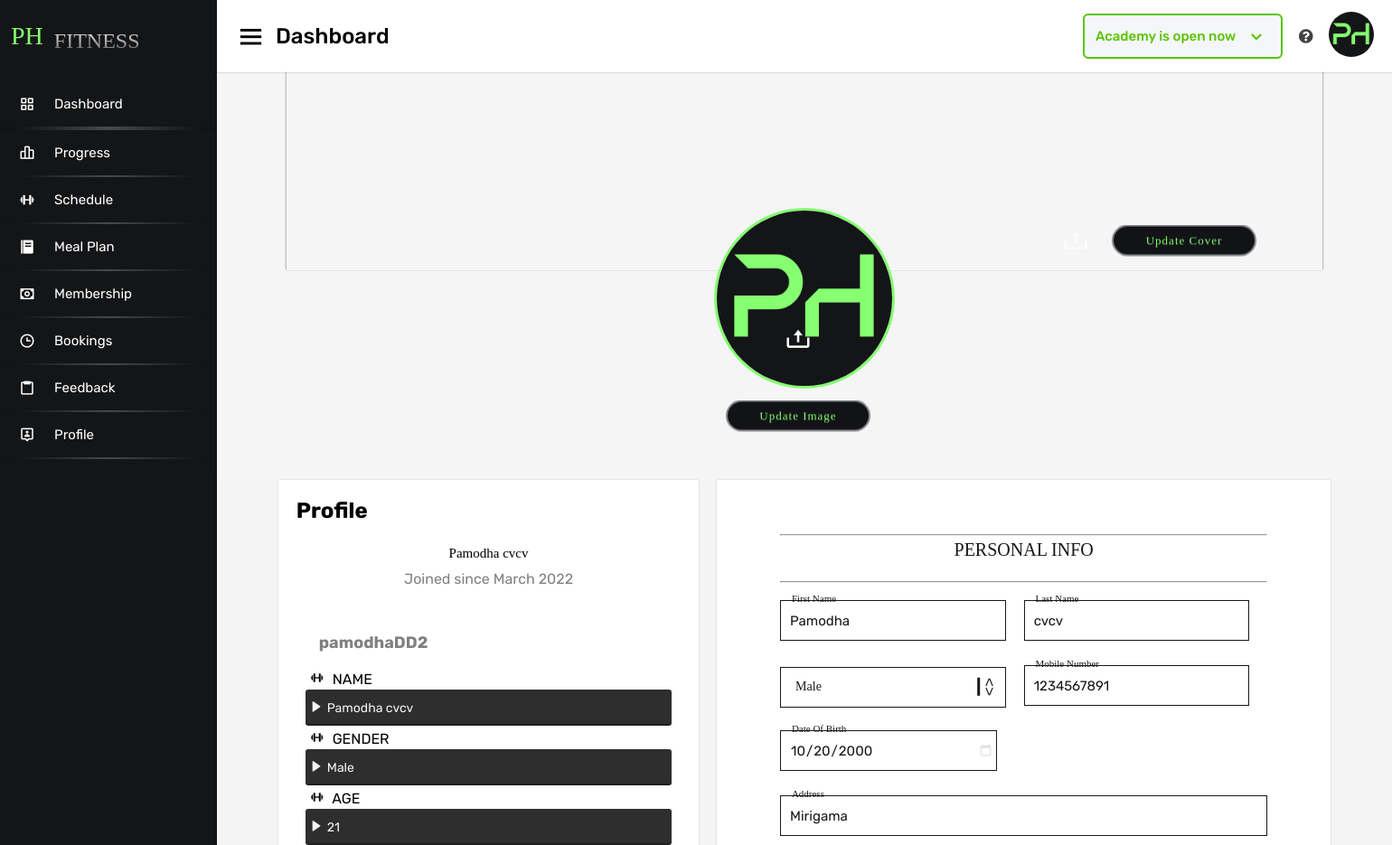
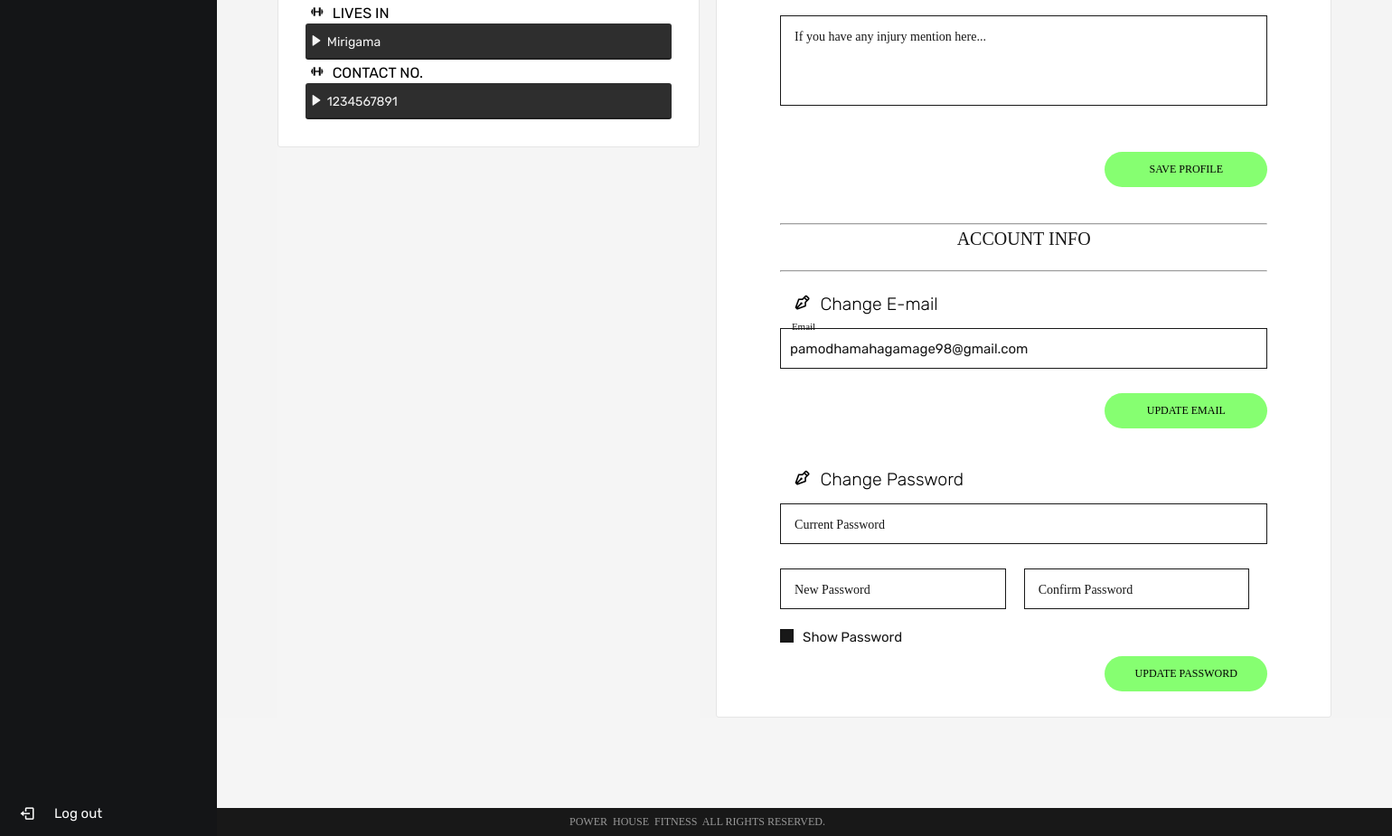
The app's page /member/profile.php (signed in) with its own data (2 pictures, top to bottom).
### tables this page shows
CREATE TABLE `member` (
  `member_id` int(4) NOT NULL,
  `username` varchar(255) NOT NULL,
  `f_name` varchar(255) NOT NULL,
  `l_name` varchar(255) NOT NULL,
  `address` varchar(255) NOT NULL,
  `phone_no` int(10) NOT NULL,
  `dob` date NOT NULL,
  `gender` varchar(10) NOT NULL,
  `injuries` varchar(255) NOT NULL,
  `assign_trainer` int(1) NOT NULL,
  `joined_date` timestamp NOT NULL DEFAULT current_timestamp(),
  `image` text NOT NULL DEFAULT 'default.jpg',
  `cover_image` text NOT NULL DEFAULT 'default_cover.jpg'
);

CREATE TABLE `users` (
  `password` varchar(255) NOT NULL,
  `username` varchar(255) NOT NULL,
  `email` varchar(255) NOT NULL,
  `user_type` varchar(255) NOT NULL
);

### member/profile.php (the view, shortened to what this page needs)
<?php
    $username = $_SESSION['username'];
?>
<!DOCTYPE html>
<html lang="en" dir="ltr">
<head>
    <link rel="stylesheet" href="../admin/css/profile.css">
    <link rel="stylesheet" href="css/footer.css">
    <link rel="stylesheet" href="../admin/css/profedit.css">
    <link rel="stylesheet" href="https://use.fontawesome.com/releases/v5.15.4/css/all.css">
    <link href='https://unpkg.com/boxicons@2.0.7/css/boxicons.min.css' rel='stylesheet'>
</head>
<body>
    <?php include "includes/sidebar.php" ?>
    <section class="home-section">
        <?php include "includes/header.php" ?>
        <?php
            $query1 = "SELECT * FROM member WHERE username = '".$username."'";
            $result1 = mysqli_query($conn, $query1);
            $row1 = mysqli_fetch_assoc($result1);
            $f_name = $row1['f_name'];
            $l_name = $row1['l_name'];
            if($row1['gender'] == 'male' ){
                $gender = 'Male';
            }else{
                $gender = 'Female';
            }
            $p_no = $row1['phone_no'];
            $address = $row1['address'];
            $injuries = $row1['injuries'];
            $dob = $row1['dob'];
            $today = date("Y-m-d");
            $diff = date_diff(date_create($dob), date_create($today));
            $join_date = strtotime($row1['joined_date']);
            $formatted_date = date("F Y", $join_date);
            $query3 = "SELECT email FROM users WHERE username = '".$username."'";
            $result3 = mysqli_query($conn, $query3);
            $row3 = mysqli_fetch_assoc($result3);
            $email = $row3['email'];
        ?>
        <div class="home-content">
            <div class="cover">
                <?php
                    $image_select1 = "SELECT cover_image FROM member WHERE username='$username'";
                    $result1 = mysqli_query($conn, $image_select1);
                    $image_row1 = mysqli_fetch_assoc($result1);
                    $cover = $image_row1['cover_image'];
                ?>
                <img src="media/<?php echo $cover ?>" alt="">
            </div>
            <div class="overlayy">
                <form class="hid_form" action='profile-image-change.php?username= '$username method='post' enctype='multipart/form-data'>
                    <label id='update_profile2'> <i class='bx bx-upload ccc'></i>
                    </label><br><br><br><br>
                    <button id='button_profile1' name='update-cover' class='upp2'>Update Cover</button>
                </form>
            </div>
            <div class="profile-img">
                <?php
                    $image_select = "SELECT image FROM member WHERE username='$username'";
                    $result2 = mysqli_query($conn, $image_select);
                    $image_row = mysqli_fetch_assoc($result2);
                    $avatar = $image_row['image'];
                ?>
                <img src="media/members/<?php echo $avatar ?>" alt="">
                <div class="overlay">
                    <form class="hid_form" action='profile-image-change.php?username='$username method='post' enctype='multipart/form-data'>
                        <label id='update_profile'> <i class='bx bx-upload'></i>
                        </label><br><br><br><br>
                        <button id='button_profile2' name='update' class='upp2'>Update Image</button>
                    </form>
                </div>
            </div>
        </div>
        <div class="dwnpart">
            <div class="vboderdivider"></div>
            <div class="lsd">
                <div class="note2"><h1>Profile</h1></div>
                <div class="con1">
                    <div class="profcov">
                        <div class="aper">
                            <div class="fulname">
                                <p><?php echo $f_name." ".$l_name ?></p>
                            </div>
                            <div class="joined-date">
                                <p>Joined since <?php echo $formatted_date ?></p>
                            </div>
                        </div>
                    </div>
                </div>
                <div class="con1">
                    <div class="profcov2">
                        <div class="aper">
                            <div class="covuname">
                                <p><?php echo $username ?></p>
                            </div>
                            <div class="pdetails">
                            <i class='bx bx-dumbbell'></i>  NAME <p> <i class='bx bxs-right-arrow'></i><?php echo $f_name." ".$l_name ?></p>
                            <i class='bx bx-dumbbell'></i> GENDER  <p><i class='bx bxs-right-arrow'></i><?php echo $gender ?></p>
                            <i class='bx bx-dumbbell'></i> AGE  <p> <i class='bx bxs-right-arrow'></i><?php echo $diff->format('%y'); ?></p>
                            <i class='bx bx-dumbbell'></i> LIVES IN <p> <i class='bx bxs-right-arrow'></i><?php echo $address ?></p>
                            <i class='bx bx-dumbbell'></i> CONTACT NO. <p> <i class='bx bxs-right-arrow'></i><?php echo $p_no ?></p>
                            </div>
                        </div>
                    </div>
                </div>
            </div>
            <div class="divider3"></div>
            <div class="rsd">
                <div class="con1">
                    <form action="./includes/updatepersonal.php" class="form" id="form" method="POST">
                        <div class="separator">
                            <hr class="hr-left1" />
                                <span class="hr-text">PERSONAL INFO </span>
                            <hr class="hr-right1" />
                        </div><br>
                    <div class="name">
                        <div class="form__div">
                            <input type="text" class="name_input" id="fname" placeholder=" " name="f_name_cc" value=<?php echo $f_name ?>>
                            <label for="" class="form__label">First Name</label>
                        </div>
                        <div class="form__div">
                            <input type="text" class="name_input" id="lname" placeholder=" " name="l_name_cc" value=<?php echo $l_name ?>>
                            <label for="" class="form__label">Last Name</label>
                        </div>
                    </div>
                    <div class="name">
                        <div class="select__div">
                            <label>
                                <select class="form_input" id="gender" required name="gender_cc" value="male">
                                    <option value="male" <?php if($gender=="Male") echo 'selected="selected"'; ?>>Male</option>
                                </select>
                            </label>
                        </div>
                        <div class="form__div">
                            <input type="text" class="name_input2" id="mnumber" placeholder=" " name="phone_no_cc" value=<?php echo $p_no ?>>
                            <label for="" class="form__label">Mobile Number</label>
                        </div>
                    </div>
                    <div class="form__div">
                        <input type="date" class="form__input" value=<?php echo $dob ?> id=" dateofbirth" placeholder=" " name="dob_cc" min="1920-10-01" max="2010-10-20">
                        <label for="" class="form__label">Date Of Birth</label>
                    </div>
                    <div class="form__div">
                        <input type="text" class="form__input" id="address" placeholder=" " name="address_cc" value=<?php echo $address ?>>
                        <label for="" class="form__label">Address</label>
                    </div>
                    <div class="inj__div">
                        <textarea type="text" cols="40" rows="5" class="injury" id="inj" placeholder=" " name="injuries_cc" value=<?php echo $injuries ?>></textarea>
                        <label for="" class="form__label">If you have any injury mention here...</label>
                    </div>
                    <br>
                    <div class="buttondiv"><input type="submit" class="form__button" value="SAVE PROFILE"  ></div>
                </form>
                <form action="progress.php" class="form" id="acc_form" method="POST">
                    <div class="separator">
                        <hr class="hr-left2" />
                        <span class="hr-text">ACCOUNT INFO</span>
                        <hr class="hr-right2" />
                    </div>
                    <br>
                    <div class="topic"><h2><i class='bx bx-pen'></i>Change E-mail</h2></div>
                    <div class="form__div">
                        <input type="text" class="form__input" id="email" placeholder=" " name="email_cc" value=<?php echo $email ?>>
                        <label for="" class="form__label">Email</label>
                    </div>
                    <div class="buttondiv"><input type="submit" class="form__button" value="UPDATE EMAIL"  ></div>
                </form>
                <form action="./includes/update_pw.php" class="form" id="pw_form" method="POST">
                    <div class="topic"><h2><i class='bx bx-pen'></i>Change Password</h2></div>
                    <div class="form__div">
                            <input type="password" class="name_input" id="password" placeholder=" " name="current_pw">
                            <label for="" class="form__label">Current Password</label>
                    </div>
                    <div class="name">
                        <div class="form__div">
                            <input type="password" class="name_input" id="password1" placeholder=" " onkeyup="return passwordChanged();" name="password_cc">
                            <label for="" class="form__label">New Password</label>
                        </div>
                        <div class="form__div">
                            <input type="password" class="name_input" id="password2" placeholder=" " onkeyup="return passwordChanged2();">
                            <label for="" class="form__label">Confirm Password</label>
                        </div>
                    </div>
                    <label class="container">Show Password
                        <span class="checkmark"></span>
                    </label>
                    <div class="buttondiv"><input type="submit" class="form__button" value="UPDATE PASSWORD" ></div>
                </form>
                </div>
            </div>
            <div class="vboderdivider"></div>
        </div>
        <div class="HdividerL"></div>
    </section>
    <?php include "includes/footer.php" ?>
</body>
</html>

### records on screen
member: f_name "Pamodha", l_name "cvcv", joined_date "March 2022", gender "Male", dob "21", address "Mirigama", phone_no "1234567891", f_name_cc "Pamodha", l_name_cc "cvcv", gender_cc "Male", phone_no_cc "1234567891", dob_cc "10/20/2000", address_cc "Mirigama"
users: email_cc "pamodhamahagamage98@gmail.com"

### other values on screen
$username "pamodhaDD2"
